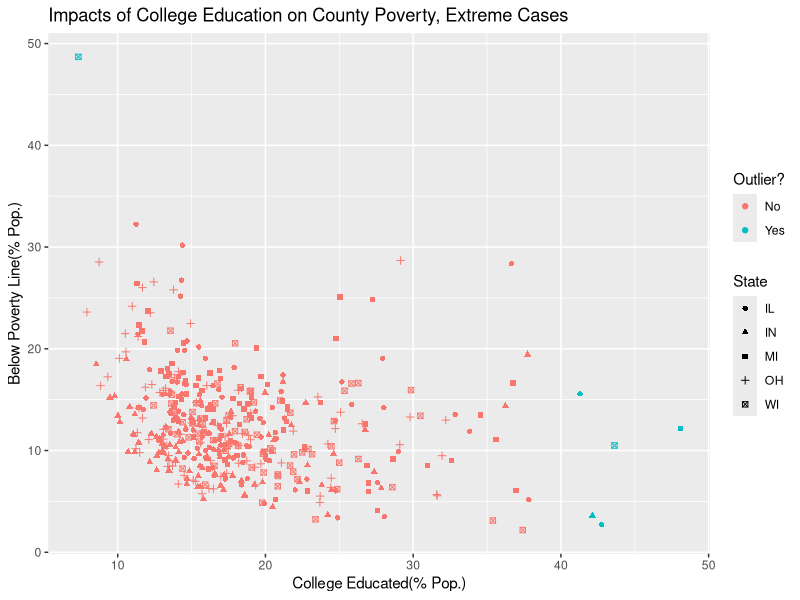

Reproduce this figure in R.
## ---- chunk 1
#| eval: true
#| message: false

library(tidyverse)
## ---- chunk 2
#| label: Question 1

midwest |>
  select(state,county) |>
  count(state) |>
  arrange(desc(n))

## ---- chunk 3

midwest |>
  select(state, county) |>
  count(county) |>
  arrange(desc(n)) |>
  filter(n == 5)
## ---- chunk 4

midwest |>
  select(county, state, popdensity, poptotal, area) |>
  filter(popdensity > 25000) |>
  arrange(desc(popdensity))
## ---- chunk 5

midwest |>
  mutate(metro = ifelse(inmetro == 1, "Yes", "No")) |>
  count(state,metro == "Yes")
## ---- chunk 6
#A
midwest |> 
  select(county, state, percbelowpoverty, percollege) |>
  filter(percbelowpoverty > 40 & percollege < 10)

#B 
midwest |> 
  select(county, state, percbelowpoverty, percollege) |>
  filter(percbelowpoverty < 20 & percollege > 40)

#C
midwest |> 
  select(county, state, percbelowpoverty, percollege) |>
  filter(percbelowpoverty > 40 & percollege < 10 |
         percbelowpoverty < 20 & percollege > 40)

#D & E

midwest |> 
  mutate(potential_outlier = ifelse(percbelowpoverty > 40 & percollege < 10 |
         percbelowpoverty < 20 & percollege > 40,
    "Yes", "No")
    ) |>
  select(county, state, percbelowpoverty, percollege, potential_outlier) |>
  ggplot( 
       aes(x = percollege, y = percbelowpoverty, 
           color = potential_outlier, shape = state)) + 
       geom_point() +
       labs(
         title = "Impacts of College Education on County Poverty, Extreme Cases",
         x = "College Educated(% Pop.)",
         y = "Below Poverty Line(% Pop.)",
         color = "Outlier?", 
         shape = "State"
       )

## ---- chunk 7
#A

Total_population <- midwest |> 
  group_by(state) |>
  summarize(state_pop_total = sum(poptotal)) |>
  arrange(desc(state_pop_total))

#B

midwest |> 
  group_by(state) |> 
  summarize(state_pop_total = sum(poptotal)) |>
  mutate(state_pop_prop = state_pop_total/ sum(state_pop_total)) |>
  arrange(desc(state_pop_prop))





